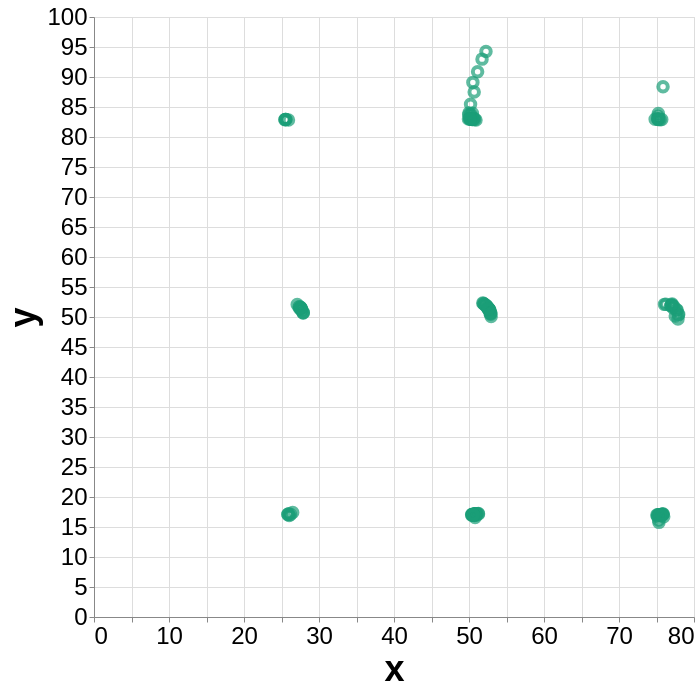

This figure's Vega-Lite source:
### Vega-Lite specification from a JSON file in a GitHub repository (floating-point values rounded to 4 significant figures; data arrays with more than 128 entries replaced by an {"elided": "..."} marker saying what was removed)
{"config": {"view": {"width": 400, "height": 300}, "mark": {"tooltip": null}, "axis": {"labelFontSize": 24, "titleFontSize": 36}}, "data": {"name": "data-de742fa421703dc225b9373097295409"}, "mark": {"type": "point", "color": "#1b9e77"}, "encoding": {"size": {"value": 90}, "strokeWidth": {"value": 4}, "x": {"type": "quantitative", "field": "x"}, "y": {"type": "quantitative", "field": "y"}}, "height": 600, "width": 600, "$schema": "https://vega.github.io/schema/vega-lite/v5.json", "datasets": {"data-de742fa421703dc225b9373097295409": {"elided": "142 records"}}}
